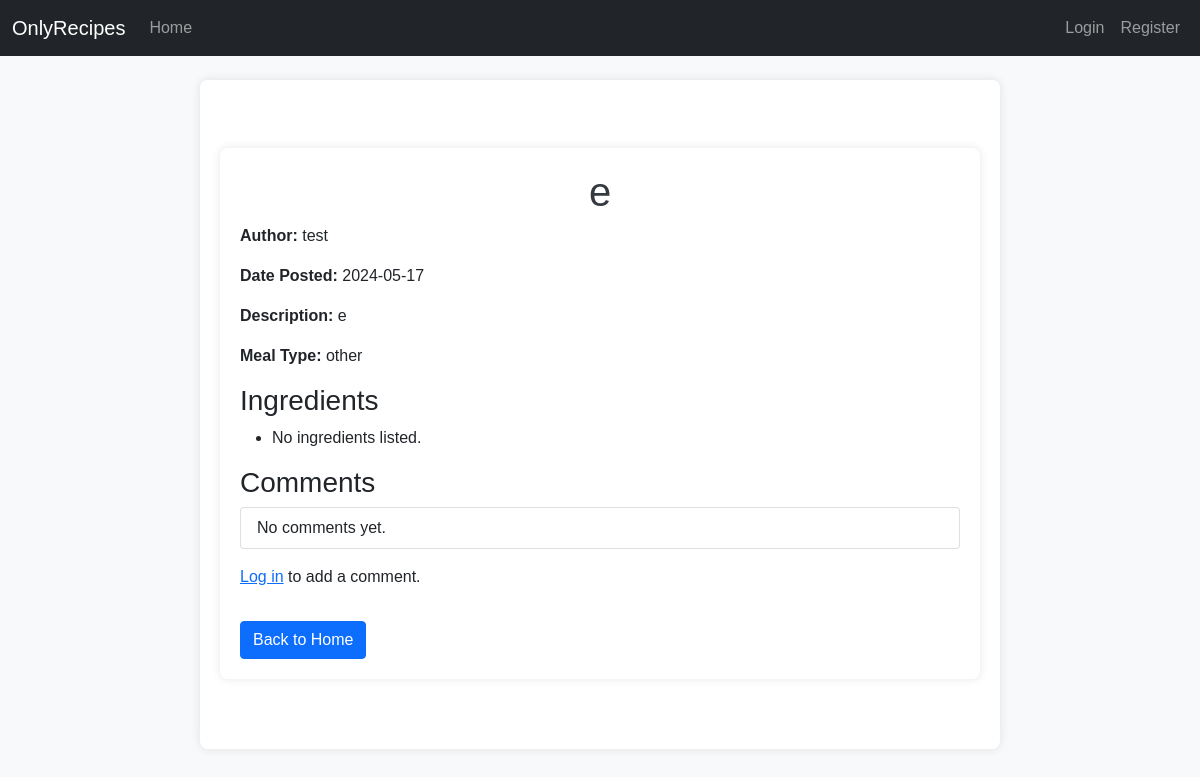
The page /view_recipe_request/1 on the database as committed earlier.
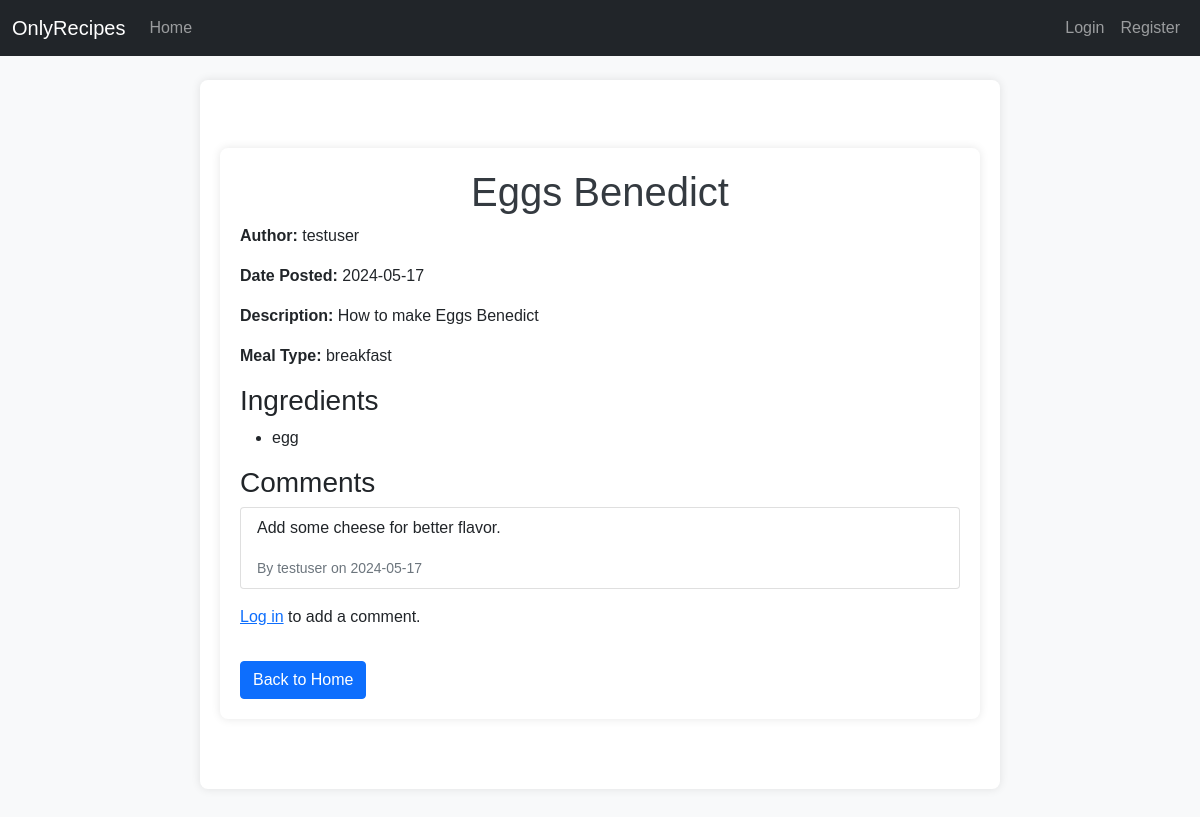
The same page on the database as committed later.
### app/models.py (models this page shows, shortened)
class RecipeRequest(db.Model):
    id = db.Column(db.Integer, primary_key=True)
    title = db.Column(db.String(100), unique=True, nullable=False)
    description = db.Column(db.Text, nullable=False)
    meal_type = db.Column(db.String(50), nullable=False)
    created_at = db.Column(db.DateTime, default=datetime.utcnow)
    ingredients = db.relationship('Ingredient', secondary=recipe_request_ingredients, lazy='subquery', backref=db.backref('recipe_requests', lazy=True))
    replies = db.relationship('RecipeReply', backref='request', lazy=True)
    user_id = db.Column(db.Integer, db.ForeignKey('user.id'), nullable=False)

class User(db.Model, UserMixin):
    id = db.Column(db.Integer, primary_key=True)
    username = db.Column(db.String(80), unique=True, nullable=False)
    email = db.Column(db.String(120), unique=True, nullable=False)
    password_hash = db.Column(db.String(128))
    recipe_requests = db.relationship('RecipeRequest', backref='author', lazy=True)
    replies = db.relationship('RecipeReply', backref='replier', lazy=True)
    recipes = db.relationship('Recipe', backref='author', lazy=True)

class Ingredient(db.Model):
    id = db.Column(db.Integer, primary_key=True)
    name = db.Column(db.String(50), unique=True)

class RecipeReply(db.Model):
    id = db.Column(db.Integer, primary_key=True)
    content = db.Column(db.Text, nullable=False)
    created_at = db.Column(db.DateTime, default=datetime.utcnow)
    request_id = db.Column(db.Integer, db.ForeignKey('recipe_request.id'), nullable=False)
    user_id = db.Column(db.Integer, db.ForeignKey('user.id'), nullable=False)

### app/routes.py (the view, shortened to what this page needs)
@bp.route('/view_recipe_request/<int:id>', methods=['GET', 'POST'])
def view_recipe_request(id):
    recipe_request = RecipeRequest.query.get_or_404(id)
    form = RecipeReplyForm()
    return render_template('view_recipe_request.html', request=recipe_request, form=form)

### app/templates/view_recipe_request.html (shortened to what this page needs)
{% extends "base.html" %}
{% block content %}
<div class="container mt-5">
    <div class="row">
        <div class="col-md-12">
            <h1>{{ request.title }}</h1>
            <p><strong>Author:</strong> {{ request.author.username }}</p>
            <p><strong>Date Posted:</strong> {{ request.created_at.strftime('%Y-%m-%d') }}</p>
            <p><strong>Description:</strong> {{ request.description }}</p>
            <p><strong>Meal Type:</strong> {{ request.meal_type }}</p>
            <h3>Ingredients</h3>
            <ul>
                {% for ingredient in request.ingredients %}
                    <li>{{ ingredient.name }}</li>
                {% else %}
                    <li>No ingredients listed.</li>
                {% endfor %}
            </ul>
            <h3>Comments</h3>
            <ul class="list-group">
                {% for reply in request.replies %}
                    <li class="list-group-item">
                        <p>{{ reply.content }}</p>
                        <small class="text-muted">By {{ reply.replier.username }} on {{ reply.created_at.strftime('%Y-%m-%d') }}</small>
                    </li>
                {% else %}
                    <li class="list-group-item">No comments yet.</li>
                {% endfor %}
            </ul>
            {% if current_user.is_authenticated %}
                <form action="{{ url_for('main.create_reply', request_id=request.id) }}" method="POST" class="mt-3">
                    {{ form.hidden_tag() }}
                    <div class="form-group">
                        {{ form.content.label(class="form-label") }}
                        {{ form.content(class="form-control", value="") }}
                    </div>
                    <button type="submit" class="btn btn-primary mt-2">Submit Comment</button>
                </form>
            {% else %}
                <p class="mt-3"><a href="{{ url_for('main.login') }}">Log in</a> to add a comment.</p>
            {% endif %}
            <a href="{{ url_for('main.index') }}" class="btn btn-primary mt-3">Back to Home</a>
        </div>
    </div>
</div>
{% endblock %}

### app/templates/base.html (shortened to what this page needs)
<!DOCTYPE html>
<html lang="en">
<head>
    <link href="https://cdn.jsdelivr.net/npm/bootstrap@5.1.3/dist/css/bootstrap.min.css" rel="stylesheet">
    <link rel="stylesheet" href="{{ url_for('static', filename='css/styles.css') }}">
</head>
<body>
    <nav class="navbar navbar-expand-lg navbar-dark bg-dark">
        <div class="container-fluid">
            <a class="navbar-brand" href="{{ url_for('main.home') }}">OnlyRecipes</a>
            <div class="collapse navbar-collapse" id="navbarNav">
                <ul class="navbar-nav">
                    <li class="nav-item">
                        <a class="nav-link" href="{{ url_for('main.home') }}">Home</a>
                    </li>
                </ul>
            </div>
            <ul class="navbar-nav ml-auto">
                {% if current_user.is_authenticated %}
                <li class="nav-item">
                    <a class="nav-link" href="{{ url_for('main.account') }}">Account</a>
                </li>
                {% else %}
                <li class="nav-item">
                    <a class="nav-link" href="{{ url_for('main.login') }}">Login</a>
                </li>
                <li class="nav-item">
                    <a class="nav-link" href="{{ url_for('main.register') }}">Register</a>
                </li>
                {% endif %}
            </ul>
        </div>
    </nav>
    <div class="container mt-4">
        {% block content %}
        {% endblock %}
    </div>
</body>
</html>

### app/static/css/styles.css (style rules this page uses)
body { font-family: Arial, sans-serif; background-color: #f8f9fa; margin: 0; padding: 0; }
.container { max-width: 800px; margin: 50px auto; padding: 20px; background-color: #ffffff; border-radius: 8px; box-shadow: 0 0 10px rgba(0, 0, 0, 0.1); }
h1, h2 { text-align: center; color: #343a40; }

Rows that differ between the two databases and show on the page:
removed User: author.username "test"
changed RecipeRequest: title "e" → "Eggs Benedict"; description "e" → "How to make Eggs Benedict"; meal_type "other" → "breakfast"
now on this page (row edited): User: author.username "testuser"
added Ingredient: name "egg"
added RecipeReply: content "Add some cheese for better flavor.", replier.username "testuser", created_at "2024-05-17"
Other text that changed with them:
text no longer shown: "No ingredients listed. No comments yet."
